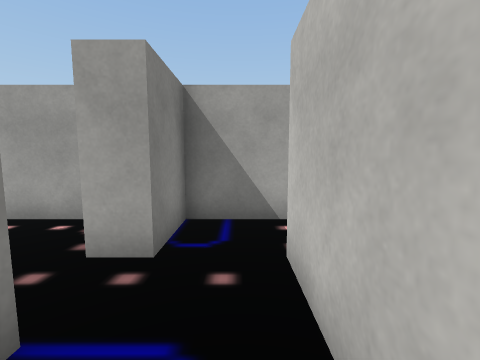
View 1 (above)

18 first-person views from a walk through a scene from a Unity 3-D project. The camera is 1.3 m above the floor, tilts 6° down and sees 90° across. The floor is counted in squares, 1 m on a side. Each view is taken from the middle of a square. On the plan, view 1 faces up. The plan holds only what a view shows up to about 12 squares ahead; the rest is blank. The player is left out. Some surface patterns are stand-ins.

View 2
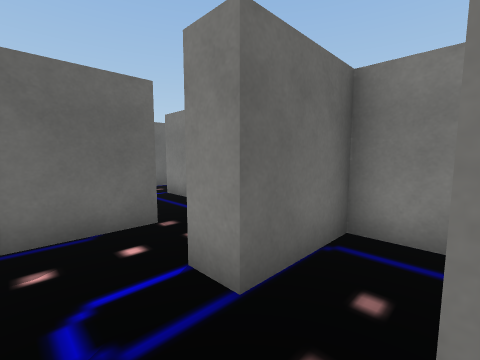

View 3
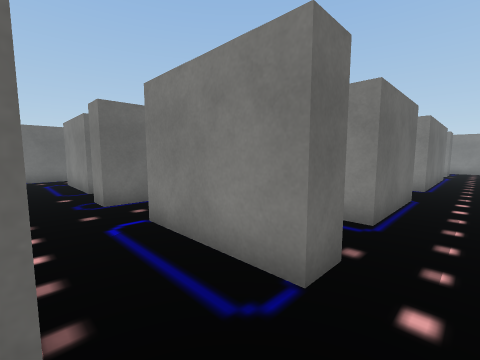

View 4
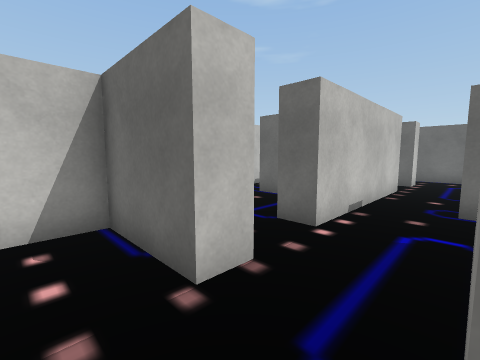

View 5
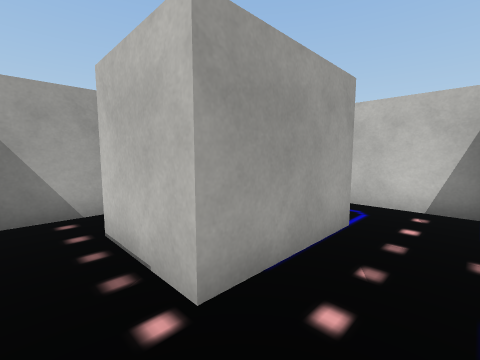

View 6
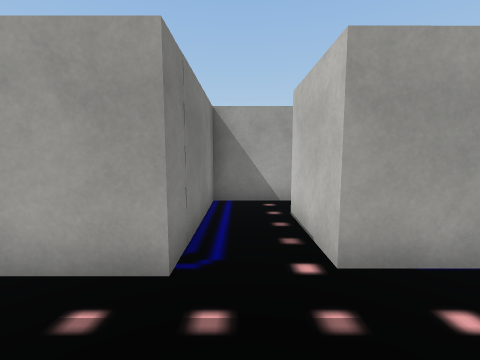

View 7
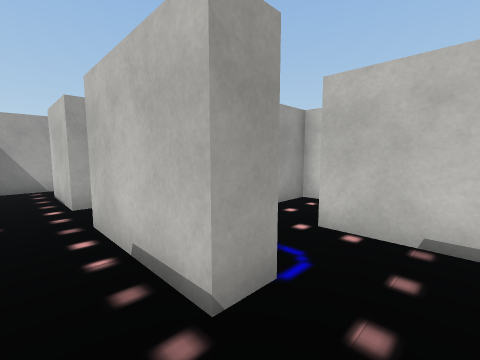

View 8
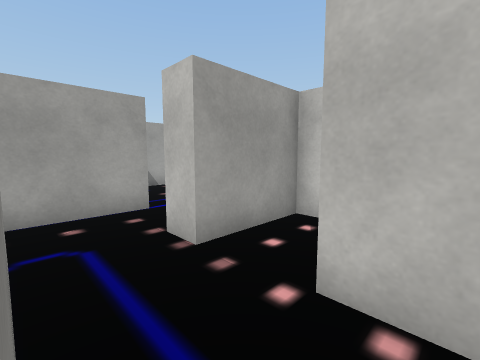

View 9
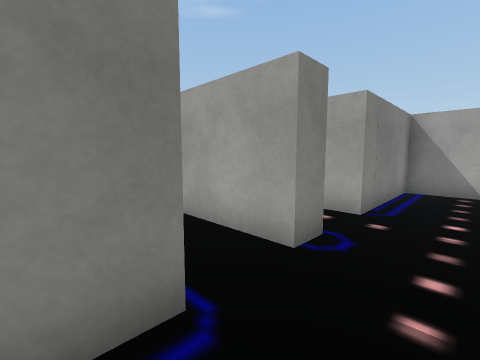

View 10
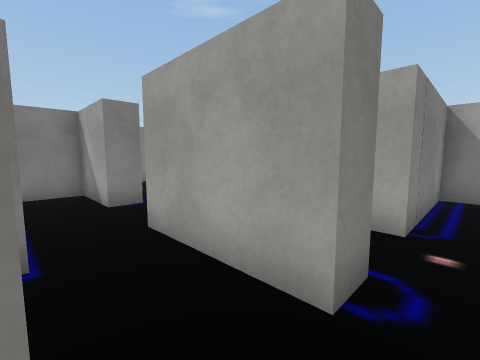

View 11
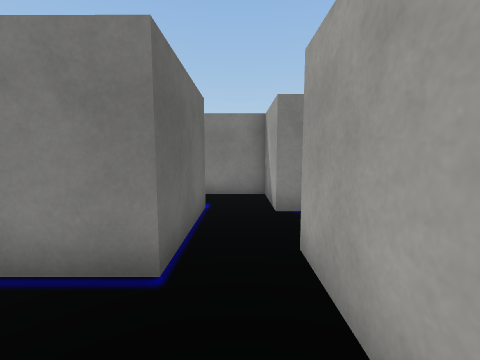

View 12
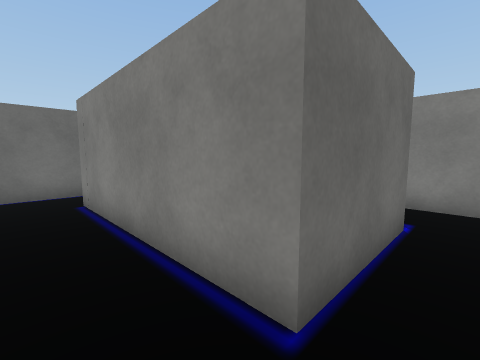

View 13
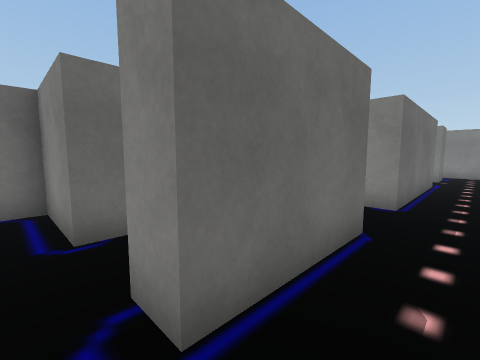

View 14
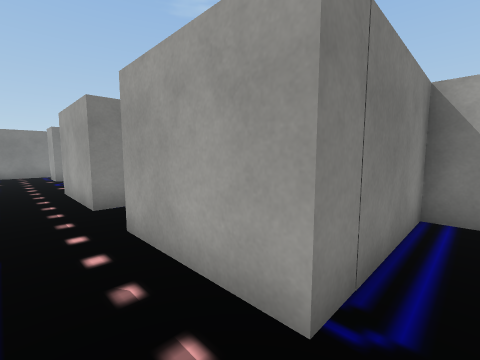

View 15
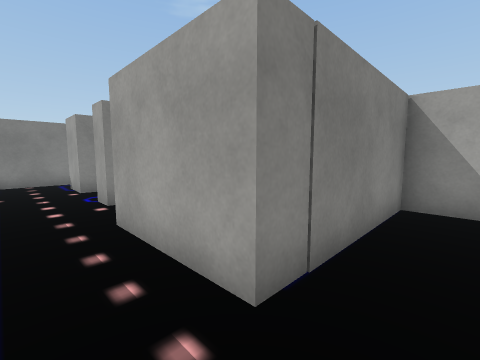

View 16
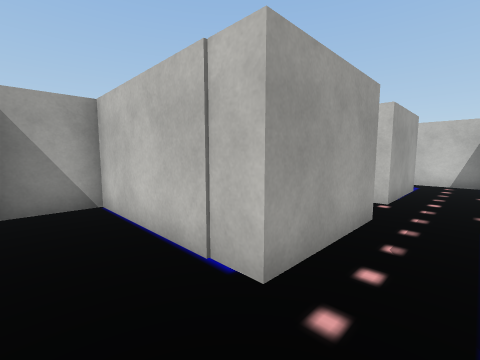

View 17
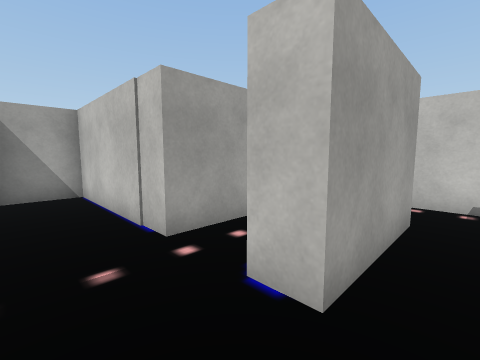

View 18
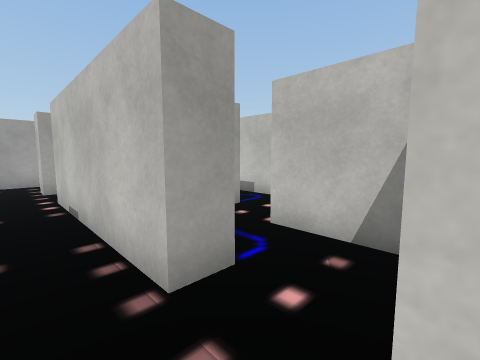

### Floor plan
Points are (right, up) in squares from view 1. A wall is a line through its corners. A room is listed if a view was taken in it or the views show most of it. See-through windows are left out.
Room 1 (views 1, 2, 3, 4, 5, 6, 13, 14)
walls: (-4.9, -2.6) (-4.9, -1.1) (-4, -1.1) (-4, -2.6); (-2, -2.2) (-2, -1.3) (0.6, -1.3) (0.6, 3); (-3.1, 4.8) (-6.7, 4.8) (-6.7, 0.5) (-10.2, 0.5); (1.1, 4.8) (-1.1, 4.8); (-10.2, -1.3) (-6.7, -1.3) (-6.7, -2.2)
ways out: opening at (-6, -1.5) to room 4; opening at (-10, 0) to room 6; opening at (-3, -1.5) to room 10; opening at (1, 3.5)
objects: block (-5, 1) to (-4, 3); block (-4, 1) to (-2, 1); block (-2, 3) to (-1, 4)
Room 2 (view 7)
walls: (-6.7, -3.9) (-6.7, -6.6) (-5.5, -6.6)
ways out: opening at (-4.5, -5.5) to room 3; opening at (-6, -4) to room 4
Room 3 (views 8, 9)
walls: (-4, -4.6) (-4.9, -4.6); (-5.5, -6.6) (-3.8, -6.6) (-3.8, -7.5); (-2, -7.6) (-2, -3.9)
ways out: opening at (-4.5, -5.5) to room 2; opening at (-3, -7) to room 9; opening at (-3, -4) to room 10
Room 4 (views 10, 11)
walls: (-7.5, -3.9) (-6.7, -3.9); (-4.9, -4.6) (-4.9, -2.6)
ways out: opening at (-6, -1.5) to room 1; opening at (-6, -4) to room 2; opening at (-7, -3) to room 5
Room 5 (view 12)
walls: (-10.4, -3.9) (-9.4, -3.9) (-9.4, -10.2); (-9.9, -11.8) (-7.9, -11.8); (-6.7, -2.2) (-10.2, -2.2)
ways out: opening at (-7, -3) to room 4; opening at (-10, -11)
Room 6 (views 15, 16)
walls: (-10.2, 0.5) (-10.2, 5.6) (-12.3, 5.6) (-12.3, 0.5) (-15.8, 0.5); (-10.2, -2.2) (-10.2, -1.3); (-16.4, -1.3) (-12.4, -1.3) (-12.4, -2.2)
ways out: opening at (-10, 0) to room 1; opening at (-11.5, -1.5) to room 7; opening at (-16, 0)
Room 7 (view 17)
walls: (-12.4, -2.2) (-13.4, -2.2); (-12.9, -3.9) (-10.4, -3.9)
ways out: opening at (-11.5, -1.5) to room 6; opening at (-13, -3)
Room 8 (view 18)
walls: (-4, -10.4) (-4, -12.6); (-2, -12.8) (-2, -11.8)
ways out: opening at (-3, -9.5) to room 9; opening at (-3, -12); opening at (-1.5, -11)
Room 9 (no view inside)
walls: (-4, -9) (-4, -10.4); (-2, -10) (-2, -7.6)
ways out: opening at (-3, -7) to room 3; opening at (-3, -9.5) to room 8; opening at (-4.5, -8)
Room 10 (no view inside)
walls: (-4, -2.6) (-4, -4.6)
ways out: opening at (-3, -1.5) to room 1; opening at (-3, -4) to room 3; opening at (-1.5, -3)

Where each view was taken, in squares from view 1:
view 1: 0 up, 0 right, facing up
view 2: 3 up, 0 right, facing down-left
view 3: 0 up, 2 left, facing down-left
view 4: 0 up, 4 left, facing down-right
view 5: 1 down, 6 left, facing up-right
view 6: 2 down, 6 left, facing up
view 7: 6 down, 6 left, facing up-right
view 8: 5 down, 4 left, facing up-right
view 9: 5 down, 5 left, facing up-left
view 10: 4 down, 6 left, facing up-left
view 11: 3 down, 7 left, facing left
view 12: 3 down, 8 left, facing down-left
view 13: 0 up, 6 left, facing down-left
view 14: 1 down, 6 left, facing up-left
view 15: 1 down, 11 left, facing up-left
view 16: 1 down, 12 left, facing up-right
view 17: 3 down, 12 left, facing up-right
view 18: 12 down, 3 left, facing up-right
